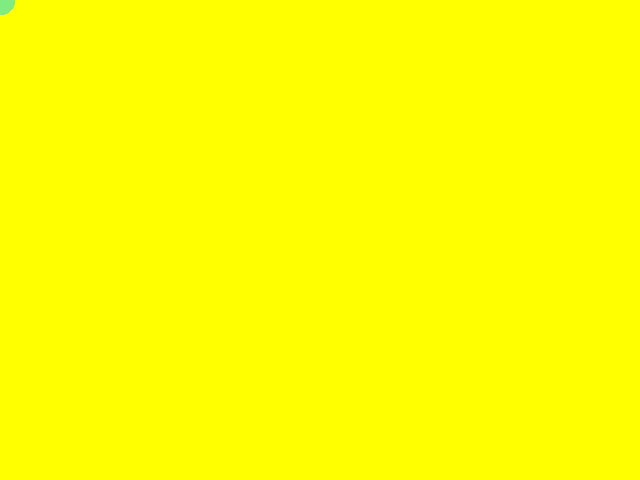
Frame 1 (no input)
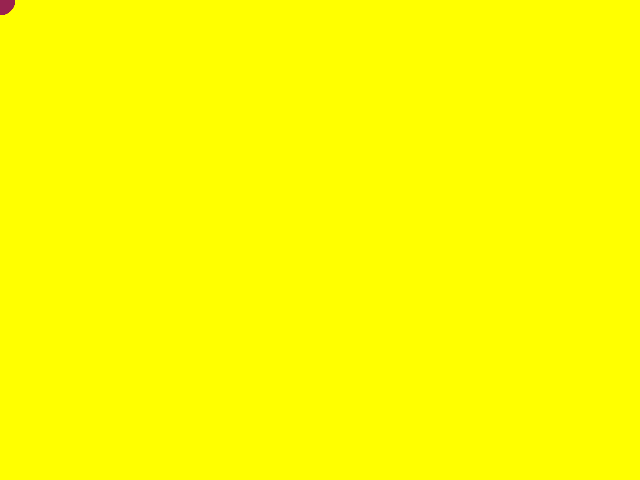
Frame 60 (the mouse pressed at the canvas centre just before this capture)
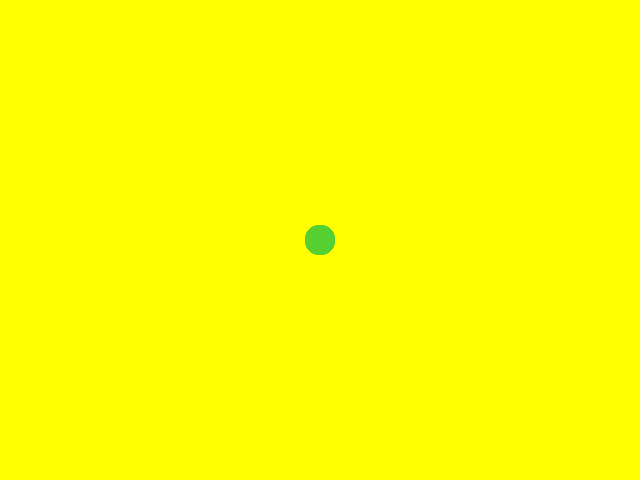
Frame 120 (the mouse held since frame 60 and released just before this capture)

The Processing sketch that drew these frames (run headless with seeded random() and noise(); from frame 60 on, the mouse is pressed at the canvas centre):

// Processing sketch: notesEasing
// ── notesEasing.pde
float[] oldX, oldY;
float theta;
int numberOfPoints;
int colorValue;
void setup() {
  size(640, 480);
  colorValue=0;
  theta=0;
  numberOfPoints=30;
  oldX=new float[numberOfPoints];
  oldY=new float[numberOfPoints];
}
void draw() {
  background(255,255,0);
  noStroke();
  fill(byteValueForAngle(theta), byteValueForAngle (theta + 1.0), byteValueForAngle (theta*2.0));
  textSize(32);
  //  index will be from 0 to numberOfPoints -1
  int index=frameCount% numberOfPoints;
  oldX[index]=mouseX;
  oldY[index]=mouseY;
  for (int i=0; i<numberOfPoints; i++)
    ellipse(oldX[i], oldY[i], 30, 30);
    theta+=.05;
}
int byteValueForAngle(float angle) {
  return (int)(128+128*sin(angle));
}
